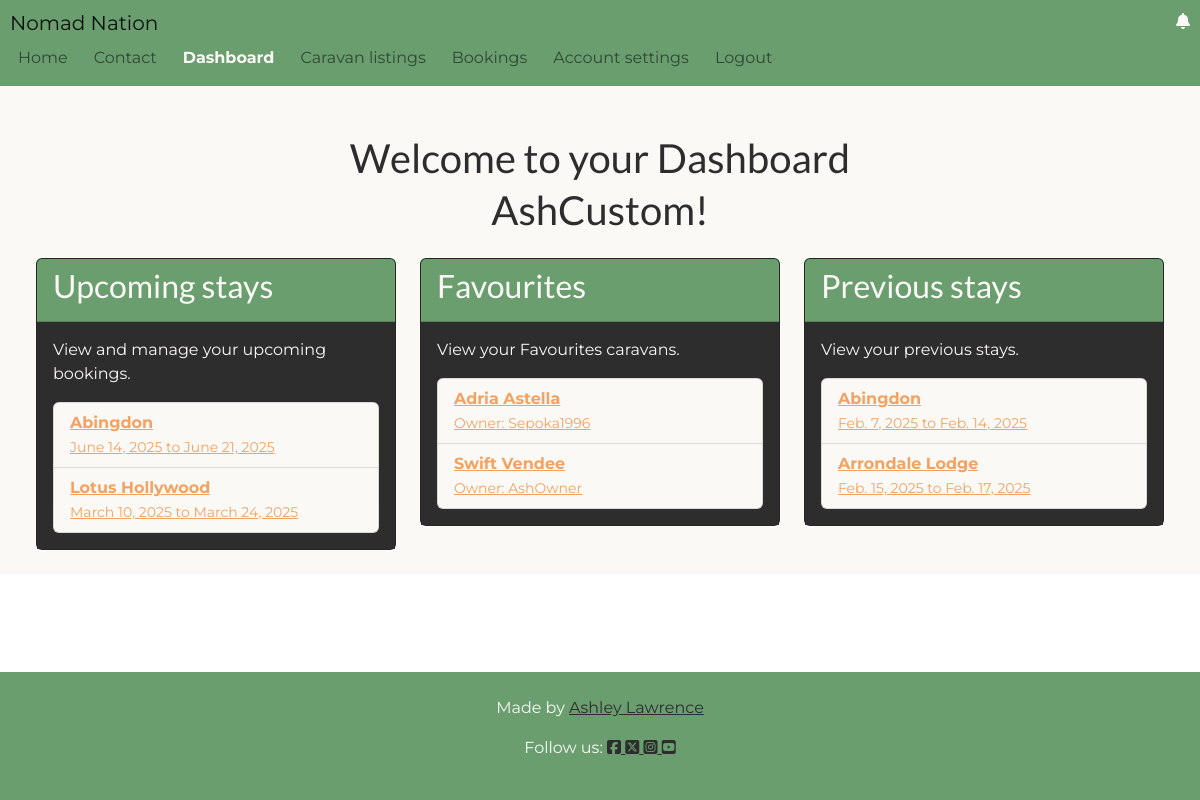
Page /dashboard/ (signed in) on the committed database.
### listings/models.py (models this page shows, shortened)
class Booking(models.Model):
    STATUS_CHOICES = [
        ("pending", _("Pending")),
        ("accepted", _("Accepted")),
        ("declined", _("Declined")),
    ]
    caravan = models.ForeignKey(
        Caravan, on_delete=models.CASCADE, related_name="bookings"
    )
    customer = models.ForeignKey(
        User, on_delete=models.CASCADE, related_name="bookings"
    )
    name = models.CharField(max_length=50)
    email = models.EmailField()
    phone_number = models.CharField(max_length=15, blank=True, null=True)
    start_date = models.DateField()
    end_date = models.DateField()
    message = models.TextField(blank=True, null=True)
    status = models.CharField(
        max_length=10, choices=STATUS_CHOICES, default="pending"
    )

class Caravan(models.Model):
    owner = models.ForeignKey(
        User, on_delete=models.CASCADE, related_name='caravans'
    )
    title = models.CharField(max_length=100)
    description = models.TextField()
    berth = models.CharField(
        max_length=10, choices=[
            ('small', _('Two-berth')),
            ('medium', _('Four-berth')),
            ('large', _('Six-berth'))
        ]
    )
    price_per_night = models.DecimalField(max_digits=6, decimal_places=2)
    currency = models.CharField(max_length=3, default="GBP")
    location = models.CharField(max_length=100)
    amenities = models.ManyToManyField(Amenity, related_name='caravans')
    favourites = models.ManyToManyField(
        User, related_name='favourite_caravans', blank=True
    )

### dashboard/views.py (the view, shortened to what this page needs)
# urls.py: path('', views.dashboard_view, name='dashboard'),
@login_required
def dashboard_view(request):
    current_user = request.user
    context = {}
    context['username'] = current_user.username
    if current_user.is_superuser:
        context['user_type'] = 'superuser'
        context['admin_url'] = '/admin/'
        return render(request, 'dashboard/dashboard.html', context)
    try:
        user_profile = current_user.profile
    except AttributeError:
        return redirect('account_logout')
    if user_profile.user_type == 'customer':
        context['user_type'] = 'customer'
        context['upcoming_stays'] = Booking.objects.filter(
            customer=current_user,
            status='accepted',
            start_date__gte=timezone.now()
        )
        context['favourites'] = current_user.favourite_caravans.all()
        context['previous_stays'] = Booking.objects.filter(
            customer=current_user,
            status='accepted',
            end_date__lt=timezone.now()
        )
    else:
        return redirect('account_logout')
    return render(request, 'dashboard/dashboard.html', context)

### dashboard/templates/dashboard/dashboard.html (shortened to what this page needs)
{% extends "base.html" %}
{% load i18n %}
{% block content %}
<div class="container-fluid d-flex flex-column justify-content-center align-items-center bg-styles">
    <h1 class="text-center mb-1 mt-5 title">{% trans "Welcome to your Dashboard" %}</h1>
    {% if user_type == 'superuser' %}
    <h1 class="text-center mb-4 title">{% trans "Superuser!" %}</h1>
    <p>{% trans "To manage the site go to admin page:" %}
        <a href="{{ admin_url }}" class="btn btn-primary w-100 mt-3 btn-styles">{% trans "Here" %}</a>
    </p>
</div>
{% elif user_type == 'customer' %}
<div class="container-fluid d-flex flex-column justify-content-center align-items-center bg-styles dashboard-style">
    <h1 class="text-center mb-4 title">{{ username }}!</h1>
    <div class="row w-100">
        <div class="col-md-4">
            <div class="card mb-4 text-white">
                <div class="card-header">
                    <h2 class="title card-title">{% trans "Upcoming stays" %}</h2>
                </div>
                <div class="card-body">
                    <p>{% trans "View and manage your upcoming bookings." %}</p>
                    <ul class="list-group">
                        {% for stay in upcoming_stays %}
                            <li class="list-group-item">
                                <a href="{% url 'booking_view' stay.caravan.id %}">
                                    <strong>{{ stay.caravan.title }}</strong><br>
                                    <small>{{ stay.start_date }} to {{ stay.end_date }}</small>
                                </a>
                            </li>
                        {% empty %}
                            <li class="list-group-item">{% trans "No upcoming stays" %}</li>
                        {% endfor %}
                    </ul>
                </div>
            </div>
        </div>
        <div class="col-md-4">
            <div class="card mb-4 text-white">
                <div class="card-header">
                    <h2 class="card-title title">{% trans "Favourites" %}</h2>
                </div>
                <div class="card-body">
                    <p>{% trans "View your Favourites caravans." %}</p>
                    <ul class="list-group">
                        {% for caravan in favourites %}
                            <li class="list-group-item">
                                <a href="{% url 'listings' %}#caravan-{{ caravan.pk }}">
                                    <strong>{{ caravan.title }}</strong><br>
                                    <small>{% trans "Owner:" %} {{ caravan.owner.username }}</small>
                                </a>
                            </li>
                        {% empty %}
                            <li class="list-group-item">{% trans "No items in your favourites" %}</li>
                        {% endfor %}
                    </ul>
                </div>
            </div>
        </div>
        <div class="col-md-4">
            <div class="card mb-4 text-white">
                <div class="card-header">
                    <h2 class="card-title title">{% trans "Previous stays" %}</h2>
                </div>
                <div class="card-body">
                    <p>{% trans "View your previous stays." %}</p>
                    <ul class="list-group">
                        {% for stay in previous_stays %}
                            <li class="list-group-item">
                                <a href="{% url 'booking_view' stay.caravan.id %}">
                                    <strong>{{ stay.caravan.title }}</strong><br>
                                    <small>{{ stay.start_date }} {% trans "to" %} {{ stay.end_date }}</small>
                                </a>
                            </li>
                        {% empty %}
                            <li class="list-group-item">{% trans "No previous stays" %}</li>
                        {% endfor %}
                    </ul>
                </div>
            </div>
        </div>
    </div>
</div>
{% endif %}
{% endblock %}

### static/css/styles.css (style rules this page uses)
:root { --p-colour: #6A9E6F; --p-accent: #87CEEB; --s-accent: #F4A261; --b-colour: #FAF9F6; --p-text: #2D2D2D; --bs-primary: var(--p-colour); --bs-secondary: var(--s-accent); --bs-info: var(--p-accent); --bs-light: var(--b-colour); --bs-dark: var(--p-text); }
html, body { min-height: 100%; width: 100%; overflow-x: hidden; margin: 0; padding: 0; display: flex; flex-direction: column; font-family: 'Montserrat', sans-serif !important; }
.bg-styles { background-color: var(--b-colour); color: var(--p-text); }
.title { font-family: 'Lato', sans-serif !important; }
a { color: var(--s-accent); }
.card { margin-bottom: 30px; background-color: var(--p-text) !important; }
.text-white { color: var(--b-colour) !important; }
.dashboard-style li, .booking-style li { background-color: var(--b-colour); }
.booking-style .card-body, .dashboard-style .card-body { background-color: var(--p-text); }
.card-header { background-color: var(--p-colour); }

### rows in the picture
Booking: caravan "Abingdon", start_date "June 14, 2025", end_date "June 21, 2025"
Booking: caravan "Lotus Hollywood", start_date "March 10, 2025", end_date "March 24, 2025"
Caravan: title "Adria Astella", owner.username "Sepoka1996"
Caravan: title "Swift Vendee", owner.username "AshOwner"
Booking: caravan "Abingdon", start_date "Feb. 7, 2025", end_date "Feb. 14, 2025"
Booking: caravan "Arrondale Lodge", start_date "Feb. 15, 2025", end_date "Feb. 17, 2025"

### other values in the picture
{{ username }} "AshCustom"
